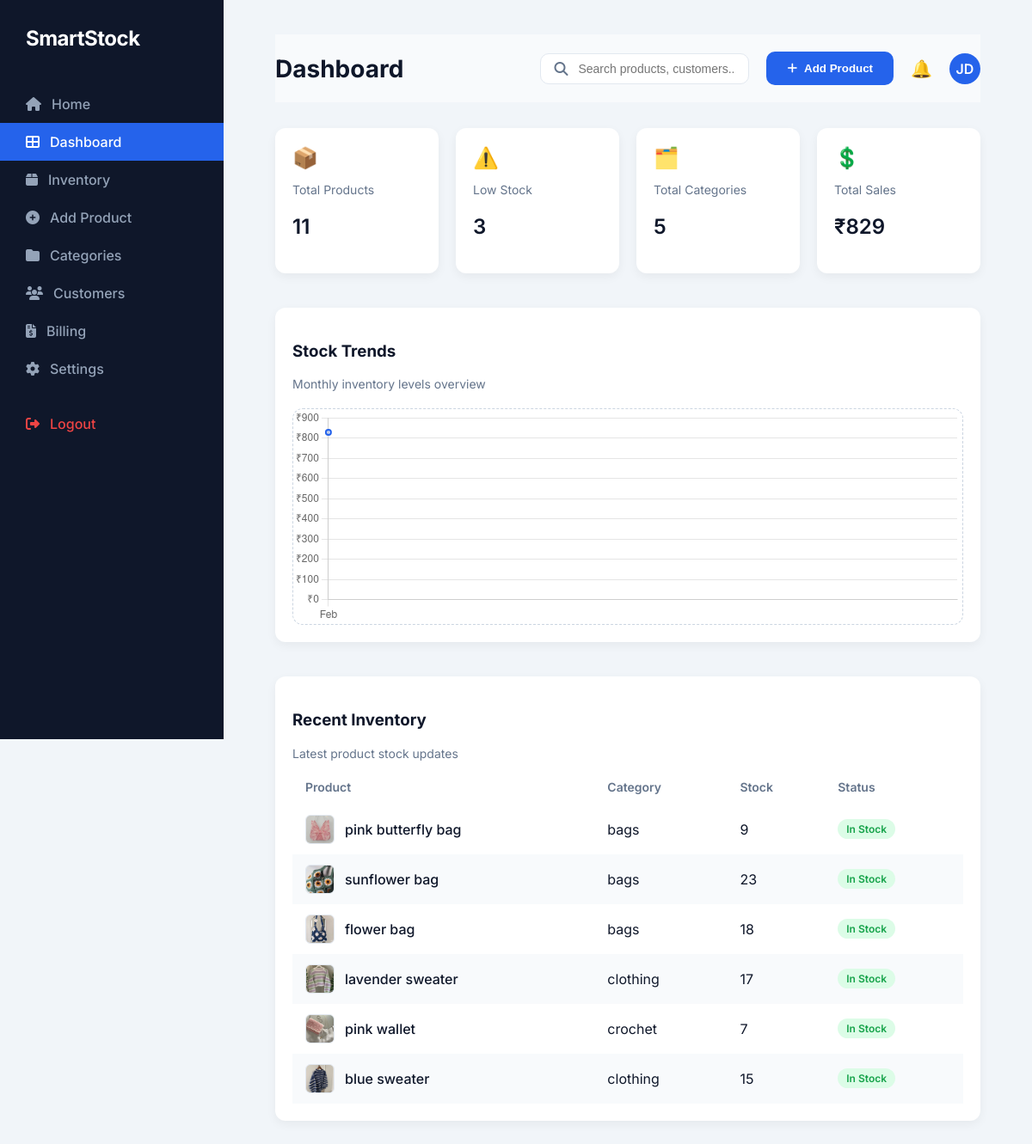
The page /smart/dashboard2/ (signed in) on the database as committed earlier.
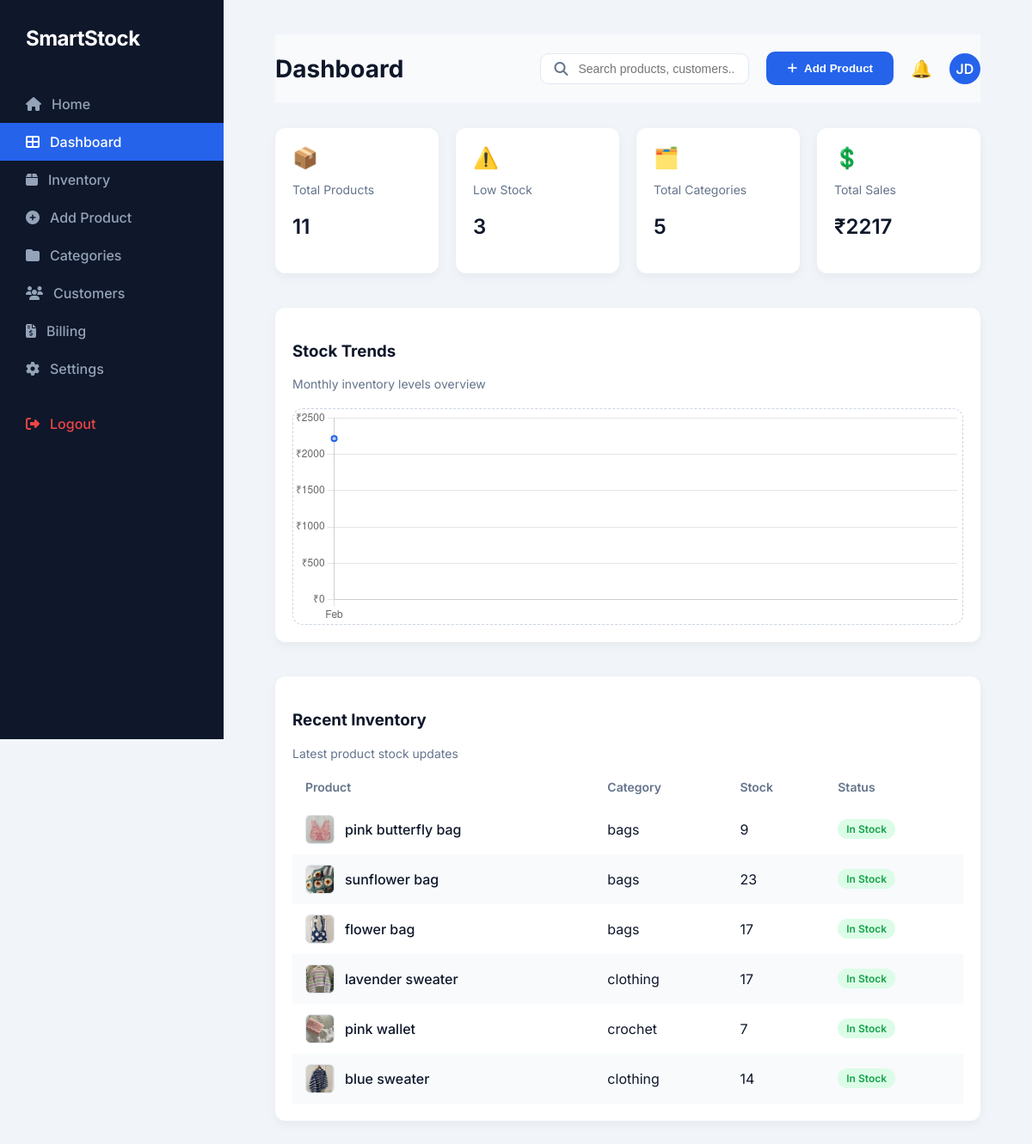
The same page on the database as committed later.
### smartapp/models.py (models this page shows, shortened)
class Product(models.Model):
    name = models.CharField(max_length=100)
    sku = models.CharField(max_length=50, blank=True, null=True, unique=True)
    description = models.TextField(blank=True, null=True)
    price = models.DecimalField(max_digits=10, decimal_places=2)
    stock = models.IntegerField()
    category = models.ForeignKey(Category, on_delete=models.CASCADE, related_name="products", null=True, blank=True)
    image = models.ImageField(upload_to='product_images/', null=True, blank=True)
    status = models.BooleanField(default=True)
    created_at = models.DateTimeField(auto_now_add=True)
    @property
    def image_url(self):
        if self.image and hasattr(self.image, 'url'):
            return self.image.url
        return '/static/placeholder.png'

class Category(models.Model):
    name = models.CharField(max_length=100)
    description = models.TextField(blank=True, null=True)
    created_at = models.DateTimeField(auto_now_add=True)

### smartapp/views.py (the view)
# urls.py: path('dashboard2/', views.dashboard2, name='dashboard2'),
@login_required
def dashboard2(request):
    total_products = Product.objects.count()
    low_stock_count = Product.objects.filter(stock__lte=5).count()
    total_categories = Category.objects.count()
    total_revenue = Bill.objects.aggregate(total=Sum('total_price'))['total'] or 0
    recent_products = Product.objects.select_related('category').defer('sku', 'description', 'status').all().order_by('-id')[:6]
    six_months_ago = timezone.now() - timezone.timedelta(days=180)
    sales_data = Bill.objects.filter(bill_date__gte=six_months_ago) \
        .annotate(month=TruncMonth('bill_date')) \
        .values('month') \
        .annotate(total=Sum('total_price')) \
        .order_by('month')
    chart_labels = [data['month'].strftime('%b') for data in sales_data]
    chart_data = [float(data['total']) for data in sales_data]
    context = {
        'total_products': total_products,
        'low_stock_count': low_stock_count,
        'total_categories': total_categories,
        'total_revenue': total_revenue,
        'recent_products': recent_products,
        'chart_labels': json.dumps(chart_labels),
        'chart_data': json.dumps(chart_data),
    }
    return render(request, 'dashboard2.html', context)

### smartapp/templates/dashboard2.html (shortened to what the changed rows need)
{% load static %}
<!DOCTYPE html>
<html lang="en">
<head>
    <link rel="stylesheet" href="{% static 'dashboard2.css' %}">
    <link rel="stylesheet" href="{% static 'navbar.css' %}">
    <link href="https://cdnjs.cloudflare.com/ajax/libs/font-awesome/6.5.0/css/all.min.css" rel="stylesheet">
</head>
<body>
    <div class="container">
        <div class="main-content">
            {% include 'topbar.html' with page_title='Dashboard' %}
            <div class="cards">
                <div class="card">
                    <h2 class="value">{{ total_products|default:"0" }}</h2>
                </div>
                <div class="card">
                    <h2 class="value">{{ low_stock_count|default:"0" }}</h2>
                </div>
                <div class="card">
                    <h2 class="value">{{ total_categories|default:"0" }}</h2>
                </div>
                <div class="card">
                    <div class="icon">💲</div>
                    <p class="label">Total Sales</p>
                    <h2 class="value">₹{{ total_revenue|default:"0" }}</h2>
                </div>
            </div>
            <div class="chart-section">
                <div class="chart-placeholder" style="height: auto; min-height: 250px;">
                    <canvas id="stockChart" style="width: 100%; height: 250px;"></canvas>
                </div>
            </div>
            <div class="table-section">
                <table>
                    <thead>
                        <tr>
                            <th>Product</th>
                            <th>Category</th>
                            <th>Stock</th>
                            <th>Status</th>
                        </tr>
                    </thead>
                    <tbody>
                        {% for product in recent_products %}
                        <tr>
                            <td>
                                <div style="display: flex; align-items: center; gap: 12px;">
                                    <div
                                        style="width: 32px; height: 32px; border-radius: 6px; overflow: hidden; background: #F1F5F9; border: 1px solid #E2E8F0; flex-shrink: 0;">
                                        <img src="{{ product.image_url }}" alt=""
                                            style="width: 100%; height: 100%; object-fit: cover;">
                                    </div>
                                    <span style="font-weight: 500;">{{ product.name }}</span>
                                </div>
                            </td>
                            <td>{{ product.category.name|default:"Uncategorized" }}</td>
                            <td>{{ product.stock }}</td>
                            <td>
                                {% if product.stock == 0 %}
                                <span class="badge out-stock">Out of Stock</span>
                                {% elif product.stock <= 5 %} <span class="badge low-stock">Low Stock</span>
                                    {% else %}
                                    <span class="badge in-stock">In Stock</span>
                                    {% endif %}
                            </td>
                        </tr>
                        {% empty %}
                        <tr>
                            <td colspan="4" style="text-align: center;">No products found</td>
                        </tr>
                        {% endfor %}
                    </tbody>
                </table>
            </div>
        </div>
    </div>
    <script>
        // Chart Implementation
        const ctx = document.getElementById('stockChart').getContext('2d');
        const stockChart = new Chart(ctx, {
            type: 'line',
            data: {
                labels: {{ chart_labels| safe }},
        datasets: [{
            label: 'Sales Revenue (₹)',
            data: {{ chart_data| safe }},
            backgroundColor: 'rgba(37, 99, 235, 0.2)',
            borderColor: 'rgba(37, 99, 235, 1)',
            borderWidth: 2,
            tension: 0.4,
            fill: true
        }]
    },
        options: {
            responsive: true,
                maintainAspectRatio: false,
                    plugins: {
                legend: { display: false },
            },
            scales: {
                y: {
                    beginAtZero: true,
                        ticks: {
                        callback: function(value) { return '₹' + value; }
                    }
                }
            }
        }
});
    </script>
</body>
</html>

Rows that differ between the two databases and show on the page:
changed Product "flower bag": stock "18" → "17"
changed Product "blue sweater": stock "15" → "14"
Other text that changed with them:
{{ total_revenue|default:"0" }}: "829" → "2217"
chart data {{ chart_data| safe }}: [829.0] → [2217.0]
